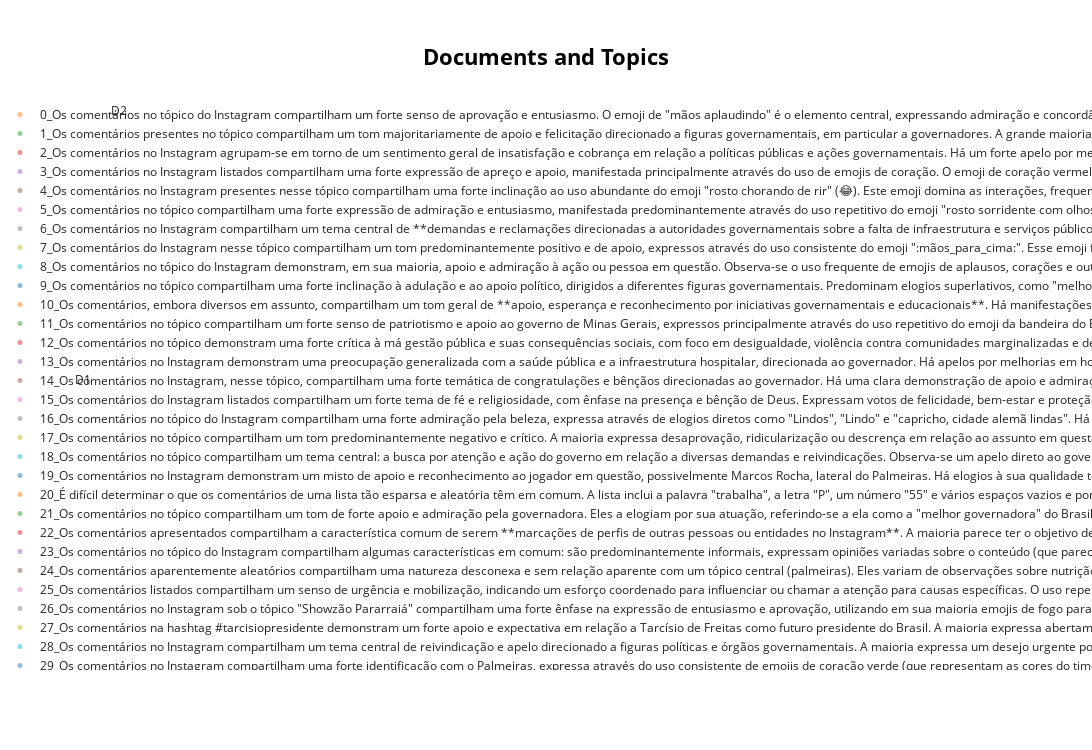

Notebook code cell kept with this figure:
### Markdown cell above
O gráfico "Intertopic Distance Map" (Mapa de Distância Intertópica) gerado pelo BERTopic, que utiliza a redução de dimensionalidade por UMAP, visualiza a distribuição e a relação entre os tópicos identificados em um conjunto de comentários do Instagram. Cada círculo representa um tópico, e o tamanho do círculo indica a frequência desse tópico no corpus de documentos: quanto maior o círculo, mais comentários estão associados a ele. A proximidade entre os círculos no mapa bidimensional (representado pelos eixos D1 e D2, que são componentes de uma projeção de alta dimensionalidade) sugere a similaridade semântica entre os tópicos. Tópicos que abordam temas parecidos (com palavras-chave e contextos de uso semelhantes) tendem a se agrupar, enquanto tópicos mais distintos e singulares se posicionam mais distantes. O destaque para um único círculo grande, isolado na parte inferior esquerda, indica que um tópico específico domina a maior parte do conjunto de dados, enquanto os demais tópicos são menores e mais dispersos, formando pequenos agrupamentos que representam temas menos prevalentes, mas semanticamente relacionados. Essa visualização é crucial para entender a estrutura temática do corpus e para identificar os tópicos mais relevantes e as relações entre eles.

### Code cell
topic_model.visualize_documents(docs_completos)
